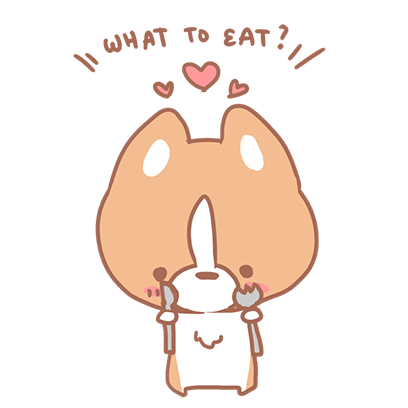
#> input picture originals/what-to-eat-waffle-the-corgi.png, 408 x 408 px; its folder holds 2 pictures in this run
$ python app.py
#> lines starting #> are read from the running program, lines starting #| are printed output that depends on the picture
import glob
import os
from PIL import Image

pngs = glob.glob('originals/*.png')

for png in pngs:
    im = Image.open(png)
#> im is the input picture: PIL image 408x408 RGBA; mean R, G, B, A 222.1, 194.2, 180.1, 71.1
    cropped_im = im.crop(im.convert('RGBa').getbbox())
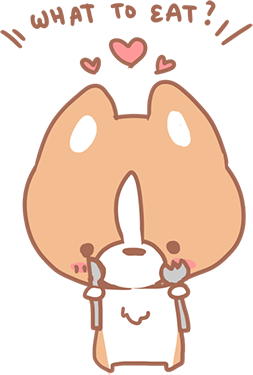
#> cropped_im: PIL image 253x375 RGBA; mean R, G, B, A 197.2, 148.4, 123.6, 124.8; transparent parts drawn white
    file_name = os.path.basename(png)
    cropped_im.save(f'cropped/{file_name}')
    print(f'Converted {png} to cropped/{file_name}')
#> pass 2 of the loop `for png in pngs:`:
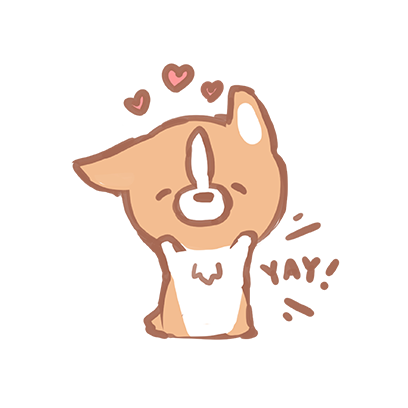
#> input picture originals/yay-waffle-the-corgi.png, 408 x 408 px
#> im is the input picture: PIL image 408x408 RGBA; mean R, G, B, A 214, 181.6, 168.2, 51.9
#> `cropped_im = im.crop(im.convert('RGBa').getbbox())`:
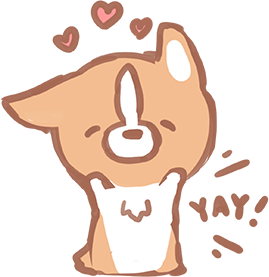
#> cropped_im: PIL image 269x277 RGBA; mean R, G, B, A 191.4, 138.3, 115, 115.9; transparent parts drawn white
